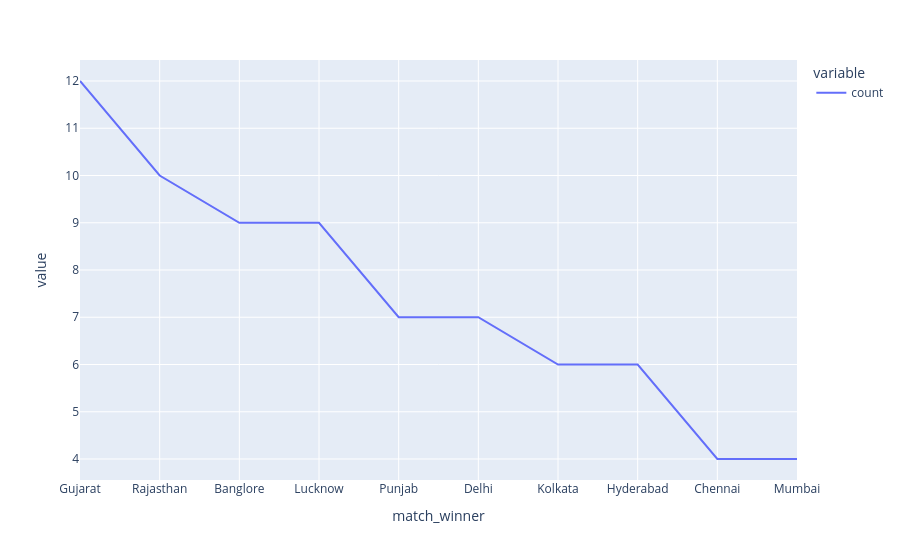

Notebook code for this chart:
### Code cell
px.line(match_wins)

### Figure 1 — Plotly figure (JSON) as saved in the notebook; plotly's stock layout.template omitted (floating-point values rounded to 4 significant figures)
{"data": [{"hovertemplate": "variable=count<br>match_winner=%{x}<br>value=%{y}<extra></extra>", "legendgroup": "count", "line": {"color": "#636efa", "dash": "solid"}, "marker": {"symbol": "circle"}, "mode": "lines", "name": "count", "orientation": "v", "showlegend": true, "type": "scatter", "x": ["Gujarat", "Rajasthan", "Banglore", "Lucknow", "Punjab", "Delhi", "Kolkata", "Hyderabad", "Chennai", "Mumbai"], "xaxis": "x", "y": [12, 10, 9, 9, 7, 7, 6, 6, 4, 4], "yaxis": "y"}], "layout": {"legend": {"title": {"text": "variable"}, "tracegroupgap": 0}, "margin": {"t": 60}, "xaxis": {"anchor": "y", "domain": [0, 1], "title": {"text": "match_winner"}}, "yaxis": {"anchor": "x", "domain": [0, 1], "title": {"text": "value"}}}}
